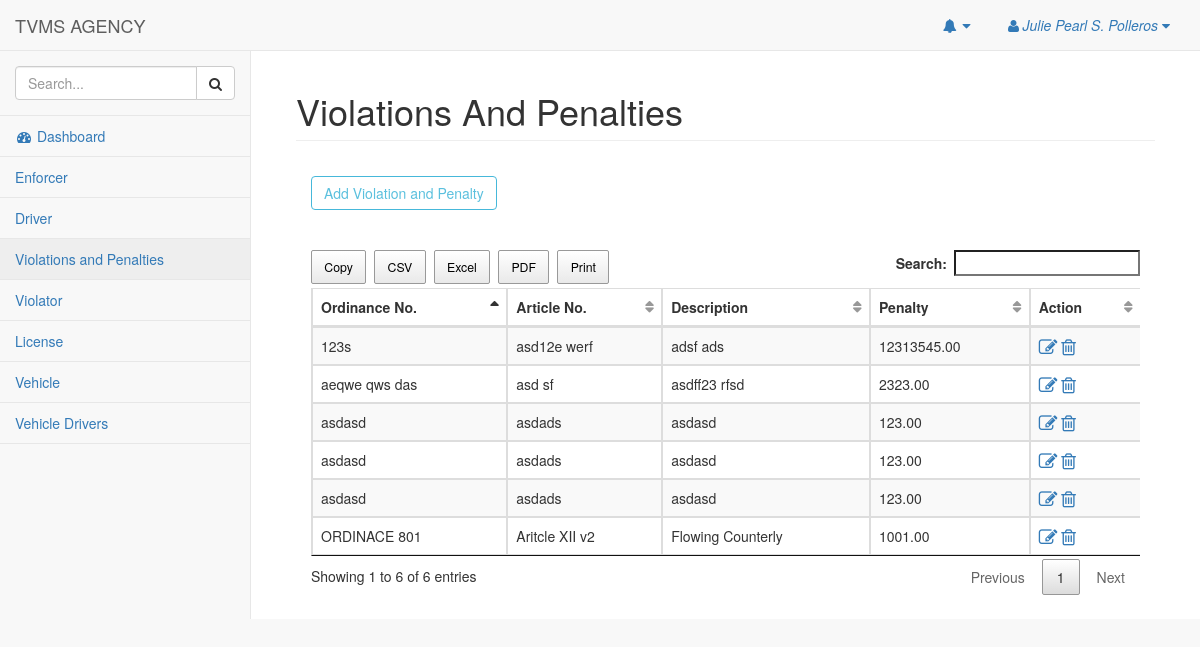
/pages/vp.php (signed in), run on the app's committed database.
### tables this page shows
CREATE TABLE `violation` (
  `violation_id` int(11) NOT NULL,
  `ordinanceNo` varchar(100) NOT NULL,
  `articleNo` varchar(100) NOT NULL,
  `violation_desc` varchar(255) NOT NULL,
  `violation_penalty` decimal(10,2) NOT NULL,
  `agency_id` int(11) NOT NULL
);

### pages/model/vpModel.php (called while the page is built, shortened)
<?php
require 'dbhelper/dbhelper.php';
Class Violation extends DBHelper{
    private $table = 'violation';
    function __construct(){
        return DBHelper::__construct();
    }
     function getViolations(){
         return DBHelper::getById($this->table,"agency_id",$_SESSION['id']);
     }
}

### pages/dbhelper/dbhelper.php (called while the page is built, shortened)
<?php
Class DBHelper{
    private $host = "localhost";
    private $db = "tvms";
    private $user = "root";
    private $pass = "";
    private $conn;
    function __construct(){
        try{
            $this->conn = new PDO("mysql:host=$this->host;dbname=$this->db",$this->user,$this->pass);
        }catch(PDOException $e){
            echo $e->getMessage();
        }
    }
    function getById($table,$fields_id,$ref_id){
        $sql = "SELECT * FROM $table WHERE $fields_id = $ref_id";
        $stmt = $this->conn->prepare($sql);
        $stmt->execute();
        $row = $stmt->fetchAll(PDO::FETCH_ASSOC);
        return $row;
    }
}

### pages/vp.php (the view, shortened to what this page needs)
<?php
    include_once 'model/vpModel.php';
    $violation = new Violation();
?>
<!DOCTYPE html>
<html lang="en">
<head>
    <link href="../vendor/bootstrap/css/bootstrap.min.css" rel="stylesheet">
    <link href="../vendor/metisMenu/metisMenu.min.css" rel="stylesheet">
    <link href="../dist/css/sb-admin-2.css" rel="stylesheet">
    <link href="../vendor/font-awesome/css/font-awesome.min.css" rel="stylesheet" type="text/css">
    <link rel="stylesheet" href="../dist/css/jquery.dataTables.min.css">
    <link rel="stylesheet" href="../dist/css/buttons.dataTables.min.css">
</head>
<body>
        <?php include_once "nav.php"; ?>
        <div id="page-wrapper">
            <div class="container-fluid">
                <div class="row">
                    <div class="col-lg-12">
                        <h1 class="page-header">Violations And Penalties</h1>
                    </div>
                </div>
                <div class="panel-body">
                        <p>
                            <button type="button" class="btn btn-outline btn-info"  data-toggle="modal" data-target="#vpModal">Add Violation and Penalty</button>
                        </p>
                    </div>
                    <div class="panel-body">
                        <div class="table-responsive">
                            <table class="table table-hover table-striped table-bordered" id="example" width="100%">
                                <thead>
                                    <tr>
                                        <th>Ordinance No.</th>
                                        <th>Article No.</th>
                                        <th>Description</th>
                                        <th>Penalty</th>
                                        <th>Action</th>
                                    </tr>
                                </thead>
                                <tbody>
                                <?php
                                    $data = $violation->getViolations();
                                    foreach($data as $datas){
                                ?>
                                    <tr>
                                        <td><?php echo $datas['ordinanceNo'] ?></td>
                                        <td><?php echo $datas['articleNo'] ?></td>
                                        <td><?php echo $datas['violation_desc'] ?></td>
                                        <td><?php echo $datas['violation_penalty'] ?></td>
                                        <td>
                                            <a href="#edit<?php echo $datas['violation_id'] ?>" data-toggle="modal"> <i class="fa fa-pencil-square-o fa-lg" aria-hidden="true"></i> </a>
                                            <a onclick='javascript:confirmation($(this));return false;' href="deleteViolation.php?id=<?php echo $datas['violation_id'] ?>"> <i class="fa fa-trash-o fa-lg" aria-hidden="true"></i> </a>
                                        </td>
                                    </tr>
                                <?php } ?>
                                </tbody>
                            </table>
                        </div>
                    </div>
            </div>
        </div>
    </div>
</body>
</html>

### data on the page
violation: ordinanceNo "asdasd", articleNo "asdads", violation_desc "asdasd", violation_penalty "123.00"
violation: ordinanceNo "asdasd", articleNo "asdads", violation_desc "asdasd", violation_penalty "123.00"
violation: ordinanceNo "asdasd", articleNo "asdads", violation_desc "asdasd", violation_penalty "123.00"
violation: ordinanceNo "ORDINACE 801", articleNo "Aritcle XII v2", violation_desc "Flowing Counterly", violation_penalty "1001.00"
violation: ordinanceNo "123s", articleNo "asd12e werf", violation_desc "adsf ads", violation_penalty "12313545.00"
violation: ordinanceNo "aeqwe qws das", articleNo "asd sf", violation_desc "asdff23 rfsd", violation_penalty "2323.00"

### other printed values
$_SESSION['head'] "Julie Pearl S. Polleros"
